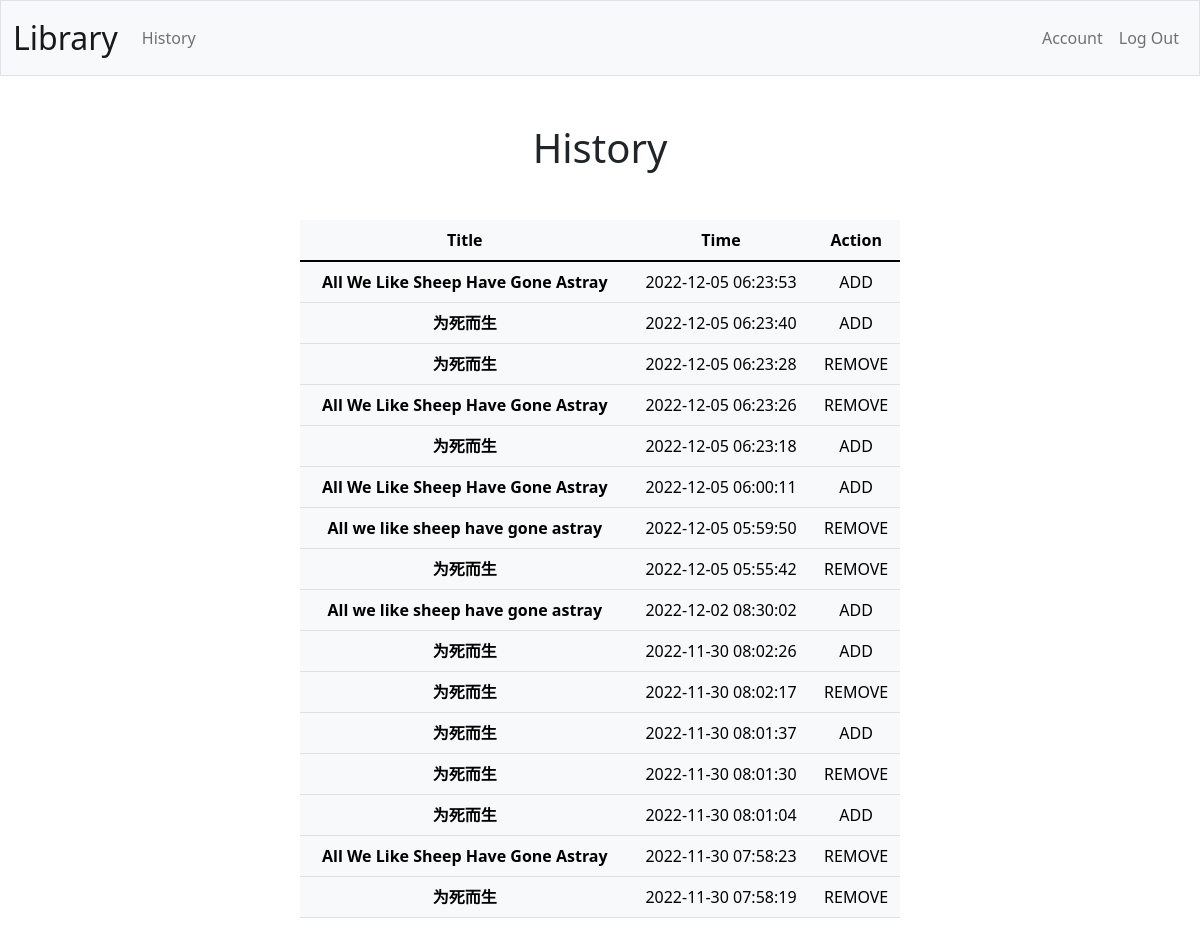
The page /history (signed in) on the database its author committed.
### tables this page shows
CREATE TABLE historys (
    id INTEGER PRIMARY KEY AUTOINCREMENT NOT NULL,
    title TEXT NOT NULL,
    time DATETIME DEFAULT CURRENT_TIMESTAMP,
    user_id INTEGER NOT NULL,
    book_id INTEGER NOT NULL,
    action TEXT NOT NULL);

### App.py (the view)
@app.route("/history", methods=["GET"])
@login_required
def Get_history():
    user_id = session["user_id"]
    with sqlite3.connect(database_name) as conn:
        db = conn.cursor()
        historys_db = db.execute("SELECT * FROM historys WHERE user_id = ? ORDER BY TIME DESC LIMIT 16", (user_id,))
        historys = historys_db.fetchall()
    return render_template("history.html", historys = historys)

### App.py (called while the page is built)
def login_required(f):
    @wraps(f)
    def decorated_function(*args, **kwargs):
        if session.get("user_id") is None:
            return redirect("/account/login")
        return f(*args, **kwargs)
    return decorated_function

### templates/history.html (shortened to what this page needs)
{% extends "layout.html" %}
{% block main %}
<div class="text-center">
    <div class="my-5">
        <h1>History</h1>
    </div>
    <div class="mb-3 row justify-content-md-center">
        <table class="table table-light w-50">
            <thead>
                <tr>
                    <th scope="col">Title</th>
                    <th scope="col">Time</th>
                    <th scope="col">Action</th>
                </tr>
            </thead>
            <tbody>
                {% for history in historys %}
                <tr>
                    <th>{{ history[1] }}</th>
                    <td>{{ history[2] }}</td>
                    <td>{{ history[5] }}</td>
                </tr>
                {% endfor %}
            </tbody>
        </table>
    </div>
</div>
{% endblock %}

### rows shown on the page
historys: title "All We Like Sheep Have Gone Astray", time "2022-12-05 06:23:53", action "ADD"
historys: title "为死而生", time "2022-12-05 06:23:40", action "ADD"
historys: title "为死而生", time "2022-12-05 06:23:28", action "REMOVE"
historys: title "All We Like Sheep Have Gone Astray", time "2022-12-05 06:23:26", action "REMOVE"
historys: title "为死而生", time "2022-12-05 06:23:18", action "ADD"
historys: title "All We Like Sheep Have Gone Astray", time "2022-12-05 06:00:11", action "ADD"
historys: title "All we like sheep have gone astray", time "2022-12-05 05:59:50", action "REMOVE"
historys: title "为死而生", time "2022-12-05 05:55:42", action "REMOVE"
historys: title "All we like sheep have gone astray", time "2022-12-02 08:30:02", action "ADD"
historys: title "为死而生", time "2022-11-30 08:02:26", action "ADD"
historys: title "为死而生", time "2022-11-30 08:02:17", action "REMOVE"
historys: title "为死而生", time "2022-11-30 08:01:37", action "ADD"
historys: title "为死而生", time "2022-11-30 08:01:30", action "REMOVE"
historys: title "为死而生", time "2022-11-30 08:01:04", action "ADD"
historys: title "All We Like Sheep Have Gone Astray", time "2022-11-30 07:58:23", action "REMOVE"
historys: title "为死而生", time "2022-11-30 07:58:19", action "REMOVE"
